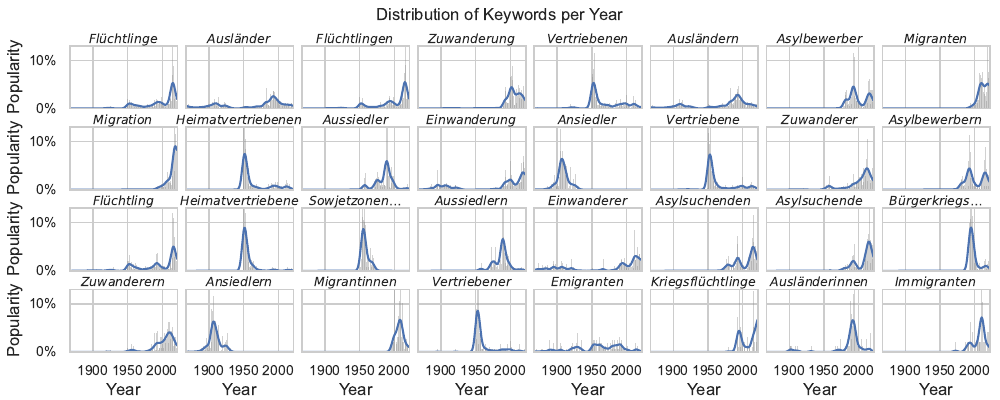

This chart was generated by the following Python code:
from matplotlib import pyplot as plt
from matplotlib import ticker as mtick
import seaborn as sns
import pandas as pd
import numpy as np
from scipy.ndimage import gaussian_filter1d

sns.set_theme(style='whitegrid')

df = pd.read_json(r'../../Data/Model Predicted Data/Migrant-Predictions.json')
df = df[['id', 'year', 'month', 'day', 'category', 'keyword']]

cp = sns.color_palette()


# distribution of keywords per year (Line Grid)
dft = df.copy(deep=True)
dft = dft.groupby(['keyword', 'year']).size().reset_index().pivot(columns='keyword', index='year', values=0).fillna(0)
dft = dft.reindex(range(min(dft.index), max(dft.index)+1)).fillna(0)
order = dft.sum(axis=0).sort_values(ascending=False).index
dft = dft.div(dft.sum(axis=0), axis=1)
for c in dft.columns: dft['smooth-%s'%c] = gaussian_filter1d(dft[c], sigma=3)

fig, axes = plt.subplots(figsize=(10.0, 4.0), ncols=8, nrows=4)
axes = [x for y in [*axes] for x in y]
for i, keyword in enumerate(order):
	ax, show_xlabel, show_ylabel = axes[i], i>=8*(4-1), i%8==0
	
	ax.plot(dft['smooth-%s' % keyword], color=cp[0])
	ax.bar(dft[keyword].reset_index()['year'], dft[keyword].reset_index()[keyword], width=0.7, color=cp[7], alpha=0.4, linewidth=0)
	
	ax.set_xlim((1867, 2022))
	ax.set_ylim((0, 0.13))
	
	ax.tick_params(labelsize=10)
	ax.set_xticks([1900, 1950, 2000])
	ax.yaxis.set_major_formatter(mtick.PercentFormatter(xmax=1, decimals=0))
	
	ax.set_title('$%s$' % {'Sowjetzonenflüchtlinge': 'Sowjetzonen…', 'Bürgerkriegsflüchtlinge': 'Bürgerkriegs…'}.get(keyword, keyword), fontsize=9, pad=2)
	if show_xlabel: ax.set_xlabel('Year')
	else: ax.set_xlabel(None); ax.tick_params(labelbottom=False)
	if show_ylabel: ax.set_ylabel('Popularity')
	else: ax.set_ylabel(None); ax.tick_params(labelleft=False)
for i in range(len(order), 32): fig.delaxes(axes[i])

plt.subplots_adjust(left=0.07, right=0.99, top=0.885, bottom=0.12, wspace=0.08, hspace=0.30)
plt.suptitle('Distribution of Keywords per Year', fontsize='medium')
plt.savefig('DistributionOfMigrantKeywordsPerYear.pdf')
plt.show()
